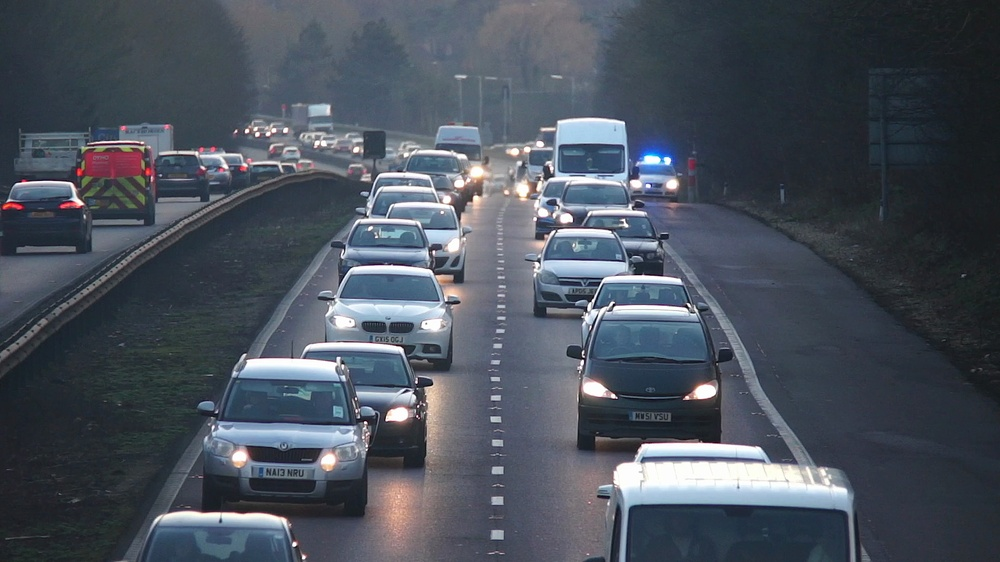
#> input picture data/golden/frames/frame_000000.jpg, 1000 x 562 px, shrunk from 3840 x 2160 before the run
$ python -i utils.py   (imports and definitions only)
#> lines starting #> are read from the running program, lines starting #| are printed output that depends on the picture
#> further down, picture is the input picture: shape (562, 1000, 3); mean B, G, R 92.5, 81.7, 74.3
"""Utility functions for ALPR system.

This module provides helper functions for OCR text processing, image manipulation,
visualization, reporting, and Roboflow API integration.
"""

import re
import cv2
import numpy as np
from typing import Tuple, List, Dict, Optional, Any
import config


# ============================================================================
# OCR Utilities
# ============================================================================

# [107 lines left out: functions format_license_plate, validate_license_plate, crop_license_plate, calculate_bbox_area, not called in this run]


def preprocess_plate_image(image: np.ndarray) -> np.ndarray:
    """Preprocess license plate image for better OCR results.

    Args:
        image: License plate image

    Returns:
        np.ndarray: Preprocessed image
    """
    # Convert to grayscale if needed
    if len(image.shape) == 3:
        gray = cv2.cvtColor(image, cv2.COLOR_BGR2GRAY)
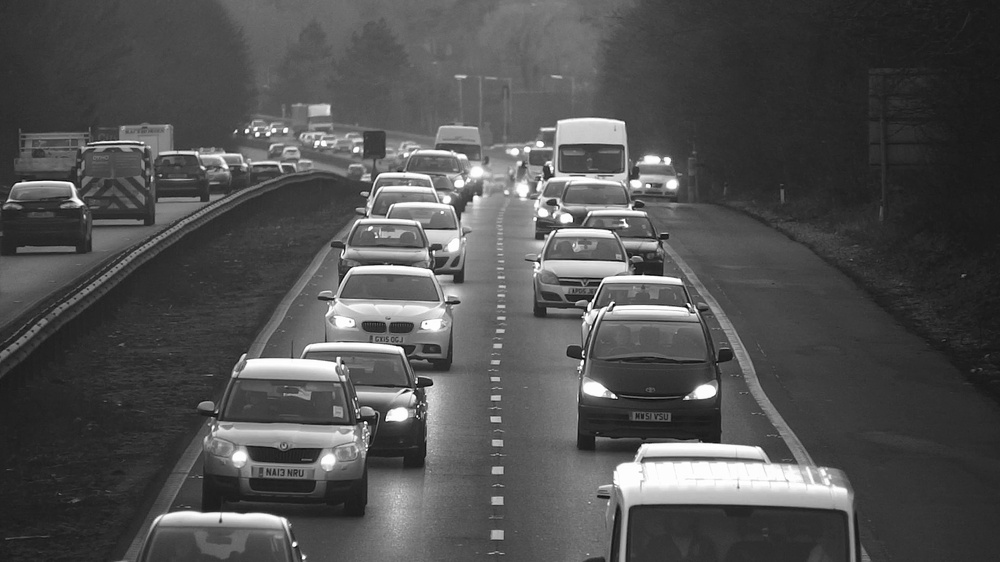
#> gray: shape (562, 1000); min 1, max 255, mean 80.7
    else:
        gray = image.copy()

    # Apply adaptive thresholding
    processed = cv2.adaptiveThreshold(
        gray, 255, cv2.ADAPTIVE_THRESH_GAUSSIAN_C,
        cv2.THRESH_BINARY, 11, 2
    )
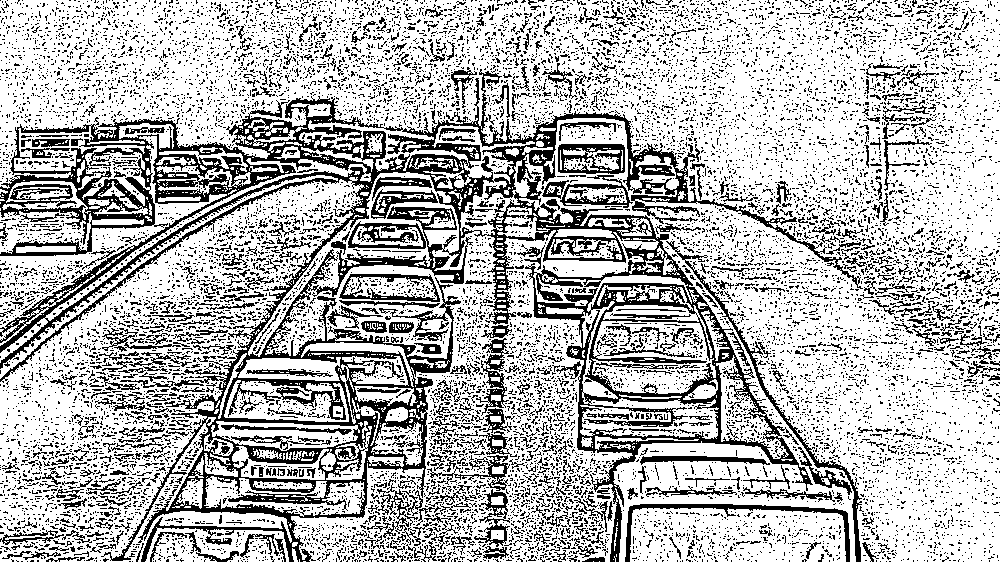
#> processed: shape (562, 1000); 71.6% white; black in thin lines or dots

    # Denoise
    processed = cv2.fastNlMeansDenoising(processed, None, 10, 7, 21)

    return processed


# ============================================================================
# Visualization Utilities
# ============================================================================

# [319 lines left out: functions draw_bbox, write_annotations, get_color_for_id, add_frame_info, generate_summary_report, save_summary_to_file and 3 more, not called in this run]

>>> import cv2
>>> picture = cv2.imread('data/golden/frames/frame_000000.jpg')
>>> result = preprocess_plate_image(picture)

$ run again, on data/golden/frames/frame_000100.jpg
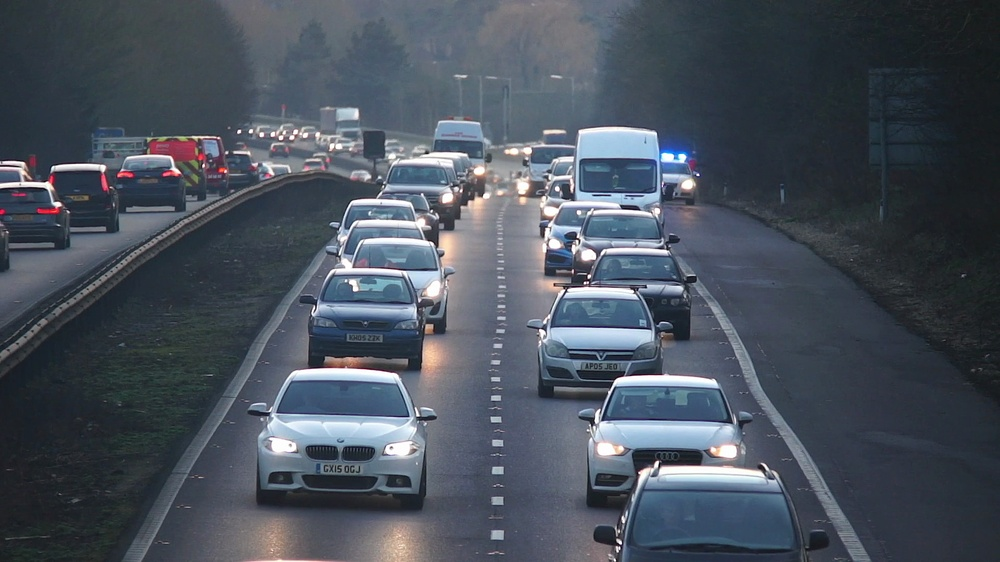
#> input picture data/golden/frames/frame_000100.jpg, 1000 x 562 px, shrunk from 3840 x 2160 before the run
#> picture is the input picture: shape (562, 1000, 3); mean B, G, R 92.8, 81.8, 73.7
#> in preprocess_plate_image, `gray = cv2.cvtColor(image, cv2.COLOR_BGR2GRAY)`:
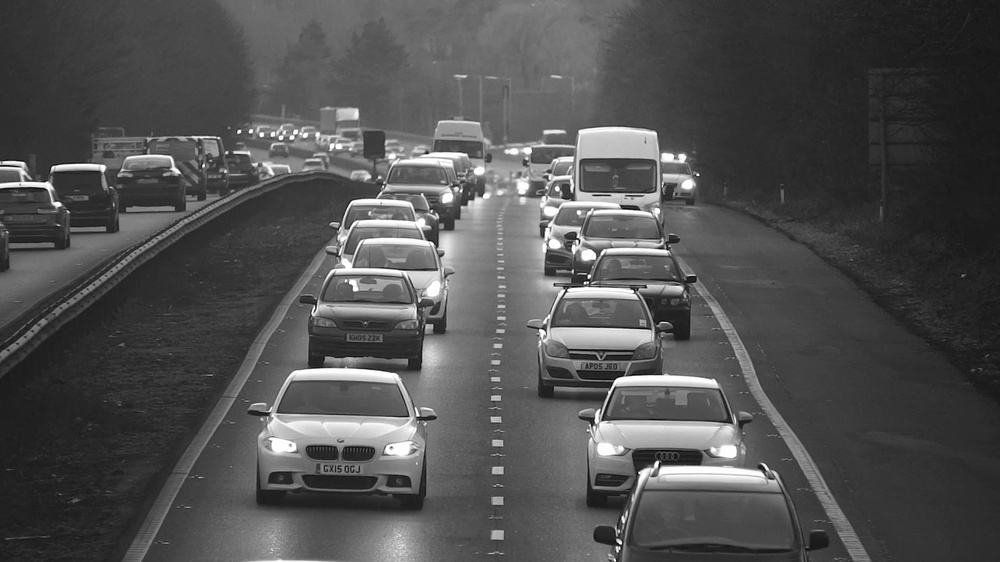
#> gray: shape (562, 1000); min 4, max 255, mean 80.7
#> in preprocess_plate_image, `processed = cv2.adaptiveThreshold( gray, 255, cv2.ADAPTIVE_THRESH_GAUS..`:
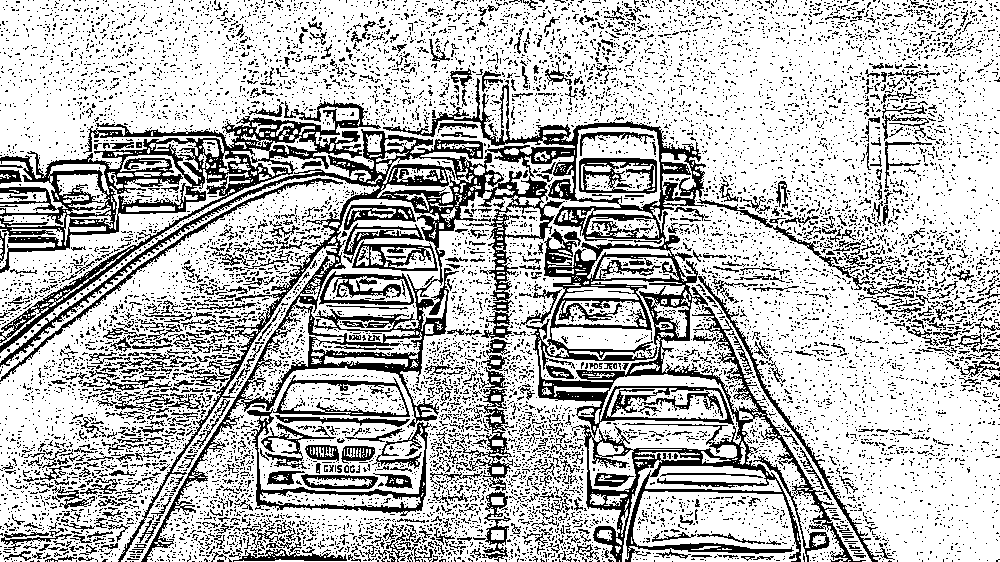
#> processed: shape (562, 1000); 73% white; black in thin lines or dots

$ run again, on data/golden/frames/frame_000300.jpg
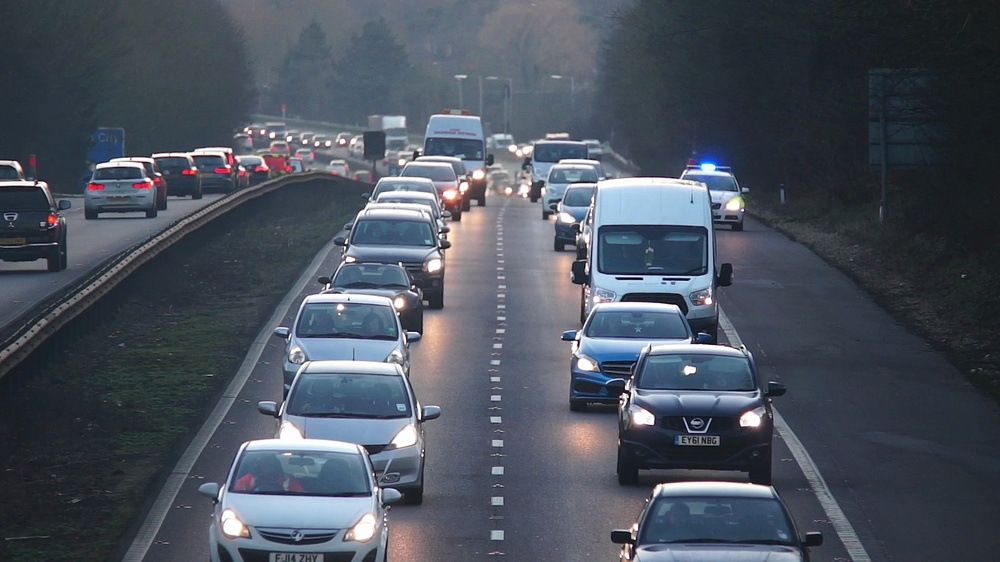
#> input picture data/golden/frames/frame_000300.jpg, 1000 x 562 px, shrunk from 3840 x 2160 before the run
#> picture is the input picture: shape (562, 1000, 3); mean B, G, R 93.3, 81.9, 74.4
#> in preprocess_plate_image, `gray = cv2.cvtColor(image, cv2.COLOR_BGR2GRAY)`:
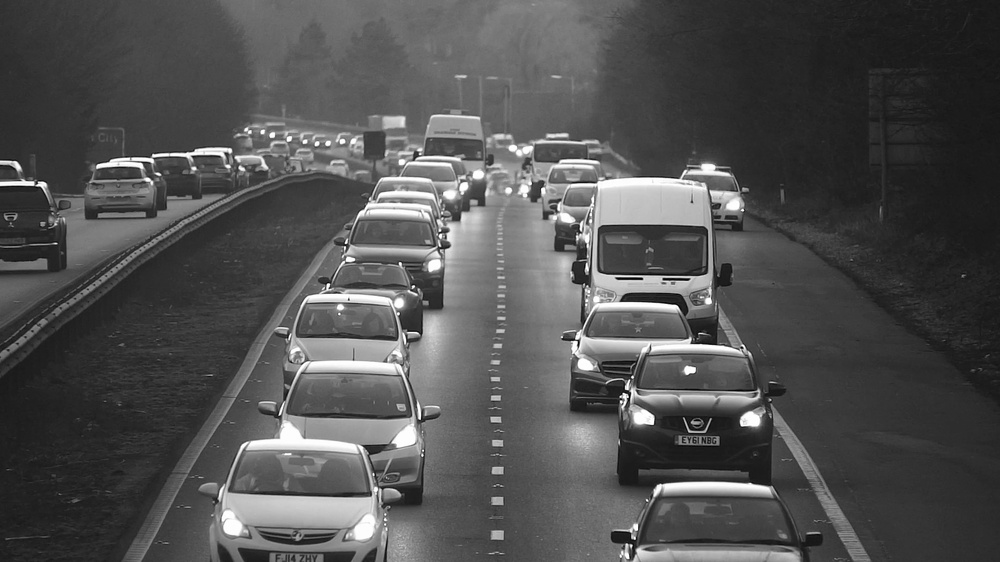
#> gray: shape (562, 1000); min 1, max 255, mean 81
#> in preprocess_plate_image, `processed = cv2.adaptiveThreshold( gray, 255, cv2.ADAPTIVE_THRESH_GAUS..`:
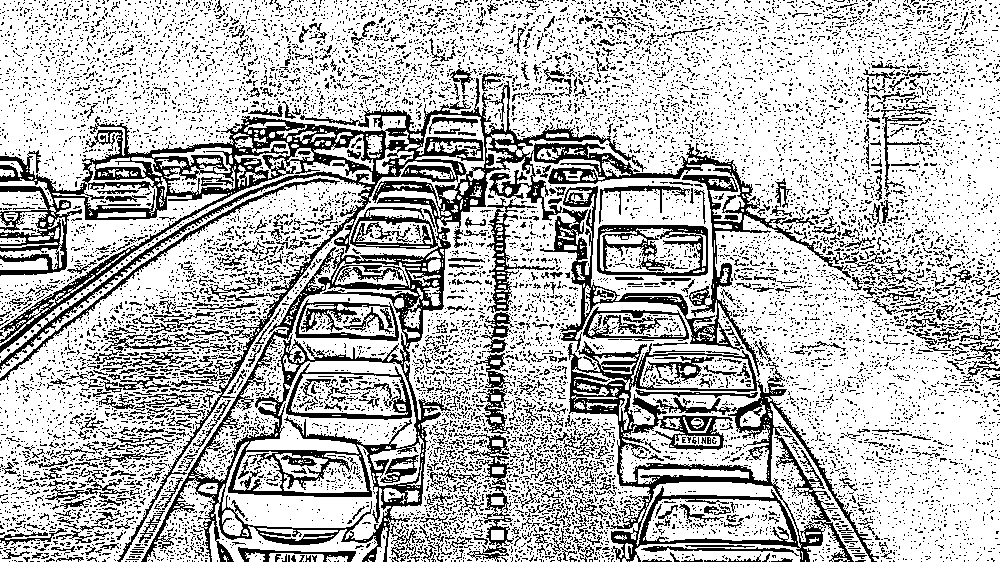
#> processed: shape (562, 1000); 72.3% white; black in thin lines or dots
